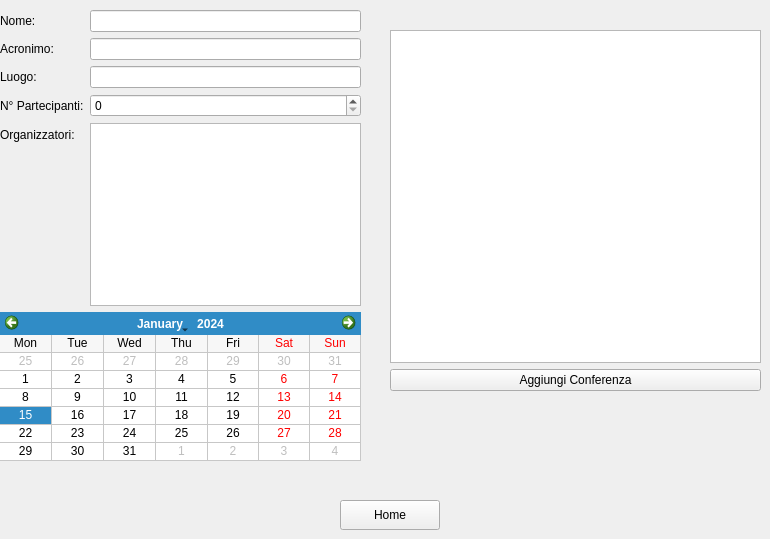
      <widget class="QWidget" name="aggiungiConfPage">
       <widget class="QPushButton" name="HomeButton_3">
        <property name="geometry">
         <rect>
          <x>340</x>
          <y>500</y>
          <width>100</width>
          <height>30</height>
         </rect>
        </property>
        <property name="text">
         <string>Home</string>
        </property>
       </widget>
       <widget class="QWidget" name="layoutWidget">
        <property name="geometry">
         <rect>
          <x>0</x>
          <y>10</y>
          <width>361</width>
          <height>451</height>
         </rect>
        </property>
        <layout class="QFormLayout" name="formLayout_2">
         <item row="0" column="0">
          <widget class="QLabel" name="nomeConfLabel">
           <property name="text">
            <string>Nome:</string>
           </property>
          </widget>
         </item>
         <item row="0" column="1">
          <widget class="QLineEdit" name="nomeConfText"/>
         </item>
         <item row="1" column="0">
          <widget class="QLabel" name="acronimoConfLabel">
           <property name="text">
            <string>Acronimo:</string>
           </property>
          </widget>
         </item>
         <item row="1" column="1">
          <widget class="QLineEdit" name="acronimoConfText"/>
         </item>
         <item row="2" column="0">
          <widget class="QLabel" name="luogoConfLabel">
           <property name="text">
            <string>Luogo:</string>
           </property>
          </widget>
         </item>
         <item row="2" column="1">
          <widget class="QLineEdit" name="luogoConfText"/>
         </item>
         <item row="3" column="0">
          <widget class="QLabel" name="partecipantiConfLabel">
           <property name="text">
            <string>N° Partecipanti:</string>
           </property>
          </widget>
         </item>
         <item row="3" column="1">
          <widget class="QSpinBox" name="partecipantiConfText"/>
         </item>
         <item row="4" column="0">
          <widget class="QLabel" name="organizzatoriConfLabel">
           <property name="text">
            <string>Organizzatori:</string>
           </property>
          </widget>
         </item>
         <item row="4" column="1">
          <widget class="QTextEdit" name="organizzatoriConfText"/>
         </item>
         <item row="5" column="0" colspan="2">
          <widget class="QCalendarWidget" name="dataConfText">
           <property name="contextMenuPolicy">
            <enum>Qt::DefaultContextMenu</enum>
           </property>
           <property name="gridVisible">
            <bool>true</bool>
           </property>
           <property name="verticalHeaderFormat">
            <enum>QCalendarWidget::NoVerticalHeader</enum>
           </property>
           <property name="navigationBarVisible">
            <bool>true</bool>
           </property>
           <property name="dateEditEnabled">
            <bool>true</bool>
           </property>
          </widget>
         </item>
        </layout>
       </widget>
       <widget class="QWidget" name="layoutWidget">
        <property name="geometry">
         <rect>
          <x>390</x>
          <y>30</y>
          <width>371</width>
          <height>361</height>
         </rect>
        </property>
        <layout class="QVBoxLayout" name="verticalLayout_8">
         <item>
          <widget class="QListWidget" name="listaConferenzeAC"/>
         </item>
         <item>
          <widget class="QPushButton" name="aggiungiConfButtonAC">
           <property name="text">
            <string>Aggiungi Conferenza</string>
           </property>
          </widget>
         </item>
        </layout>
       </widget>
      </widget>
